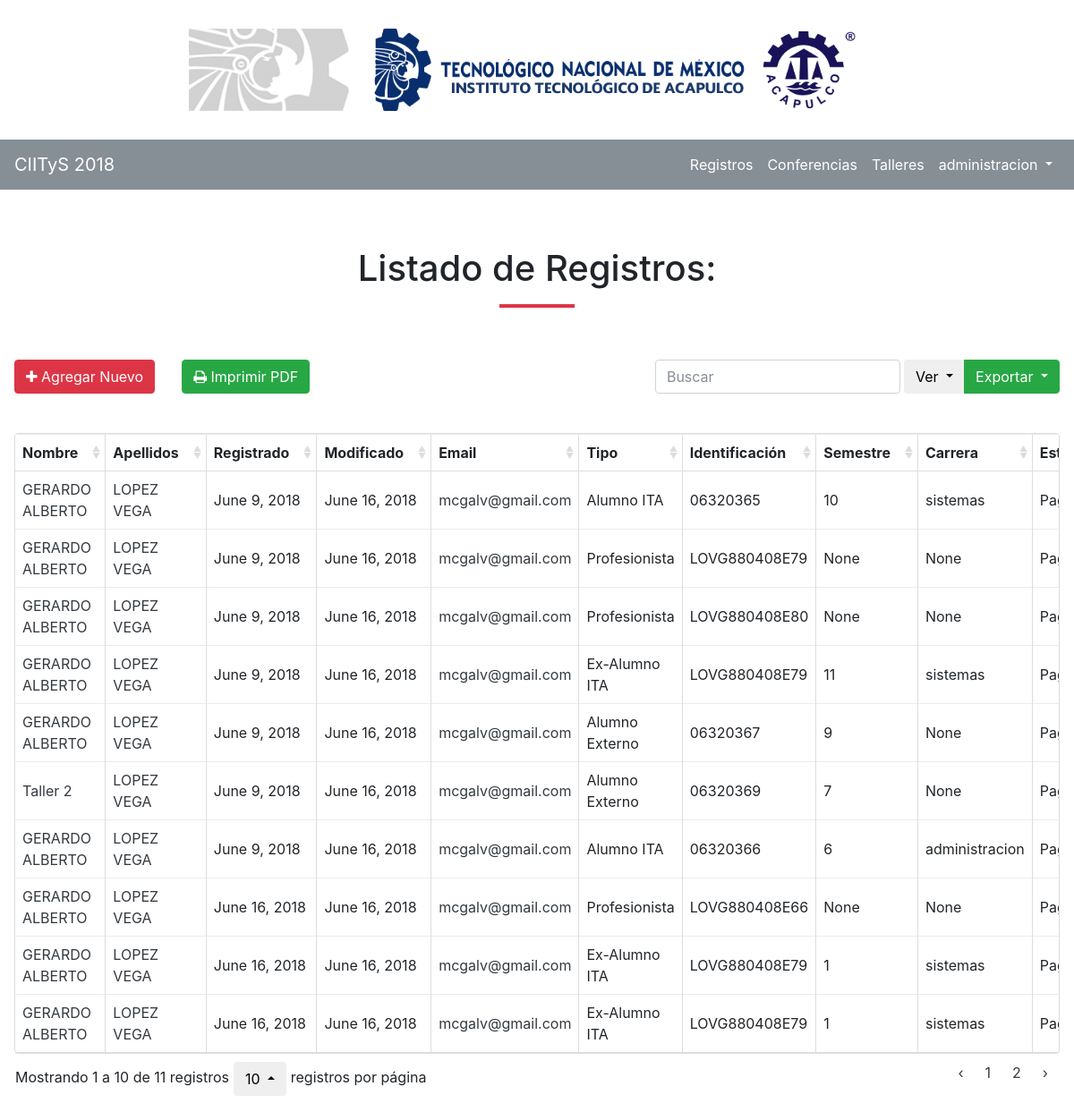
Page /registros/ (signed in) on the committed database.
### registro/models.py (models this page shows, shortened)
class Registro(models.Model):
	TIPO_REGISTRO = [
		('alumno', 'Alumno del ITA'),
		('exalumno', 'Exalumno del ITA'),
		('alumno2', 'Alumno de otra institución'),
		('profesional', 'Profesionista')
	]
	ESTADOS = [
		("AGU","Aguascalientes"),
		("BCN","Baja California"),
		("BCS","Baja California Sur"),
		("CAM","Campeche"),
		("CHH","Chihuahua"),
		("CHP","Chiapas"),
		("COA","Coahuila"),
		("COL","Colima"),
		("DIF","Ciudad de México"),
		("DUR","Durango"),
		("GRO","Guerrero"),
		("GUA","Guanajuato"),
		("HID","Hidalgo"),
		("JAL","Jalisco"),
		("MEX","México"),
		("MIC","Michoacán"),
		("MOR","Morelos"),
		("NAY","Nayarit"),
		("NLE","Nuevo León"),
		("OAX","Oaxaca"),
		("PUE","Puebla"),
		("QUE","Querétaro"),
		("ROO","Quintana Roo"),
		("SIN","Sinaloa"),
		("SLP","San Luis Potosí"),
		("SON","Sonora"),
		("TAB","Tabasco"),
		("TAM","Tamaulipas"),
		("TLA","Tlaxcala"),
		("VER","Veracruz"),
		("YUC","Yucatán"),
		("ZAC","Zacatecas"),
	]
	CARRERAS = [
		("sistemas", "Ingeniería en Sistemas Computacionales"),
		("bioquimica", "Ingeniería Bioquímica"),
		("electromecanica", "Ingeniería Electromecánica"),
		("arquitectura", "Arquitectura"),
		("administracion", "Licenciatura en Administración"),
		("contabilidad", "Contador Público"),
		("gestion", "Ingenieria en Gestión Empresarial"),
	]
	SEMESTRES = [
		("1", "1"),
		("2", "2"),
		("3", "3"),
		("4", "4"),
		("5", "5"),
		("6", "6"),
		("7", "7"),
		("8", "8"),
		("9", "9"),
		("10", "10"),
		("11", "11"),
		("12", "12")
	]
	STATES = [
		("draft", "Nuevo"),
		("open", "Confirmado"),
		("done", "Pagado")
	]
	GENERO = [
		("hombre", "Hombre"),
		("mujer", "Mujer"),
	]
	fecha_registro = models.DateField(auto_now_add=True)
	fecha_modificacion = models.DateField(auto_now=True)
	fecha_pago = models.DateField(null=True, blank=True)
	nombre = models.CharField(max_length=255)
	apellidop = models.CharField(max_length=255)
	apellidom = models.CharField(max_length=255)
	nocontrol = models.CharField(max_length=255, null=True, blank=True)
	rfc = models.CharField(max_length=255, null=True, blank=True)
	institucion = models.CharField(max_length=255)
	carrera = models.CharField(max_length=255, choices=CARRERAS, null=True, blank=True)
	semestre = models.CharField(max_length=255, choices=SEMESTRES, null=True, blank=True)
	email = models.EmailField(max_length=255)
	telefono = models.CharField(max_length=10)
	municipio = models.CharField(max_length=255)
	estado = models.CharField(max_length=255, choices=ESTADOS)
	tipo_registro = models.CharField(max_length=255, choices=TIPO_REGISTRO)
	saldo = models.DecimalField(max_digits=6, decimal_places=2, default=0)
	state = models.CharField(max_length=255, choices=STATES)
	genero = models.CharField(max_length=10, choices=GENERO)

### registro/views.py (the view)
# urls.py: path('registros/', views.registros, name="registros"),
@login_required
def registros(request):
	registros = Registro.objects.all()
	context = {
		"data" : registros
	}
	return render(request, "registro/registros.html", context)

### registro/templates/registro/registros.html (shortened to what this page needs)
{% extends 'baseadmin.html' %}
{% block content %}
<section >
<div class="row">
	<div class="col text-center">
		<h1>Listado de Registros:</h1>
		<hr class="divider red">
	</div>
</div>
<div id="toolbar" class="row">
	<div class="col">
		<a href="{% url 'registros_nuevo' %}" class="btn btn-danger">
		<i class="fa fa-plus"></i>
		Agregar Nuevo</a>
		<br><br>
	</div>
	<div class="col">
		<a href="{% url 'registros_print' %}" class="btn btn-success">
			<i class="fa fa-print"></i>
			Imprimir PDF
		</a>
	</div>
</div>
<div class="row">
	<div class="col-12">
		<table class="table"
				data-search="true"
				data-click-to-select="true"
				data-show-columns="true"
				data-pagination="true"
				data-show-export="true"
				data-toolbar="#toolbar">
			<thead>
				<tr>
					<th data-field="nombre" data-sortable="true">Nombre</th>
					<th data-field="apellidop" data-sortable="true">Apellidos</th>
					<th data-field="fecha_registro" data-sortable="true">Registrado</th>
					<th data-field="fecha_modificacion" data-sortable="true">Modificado</th>
					<th data-field="email" data-sortable="true">Email</th>
					<th data-field="tipo" data-sortable="true">Tipo</th>
					<th data-field="identificacion" data-sortable="true">Identificación</th>
					<th data-field="semestre" data-sortable="true">Semestre</th>
					<th data-field="carrera" data-sortable="true">Carrera</th>
					<th data-field="state" data-sortable="true" data-formatter="stateFormatter">Estatus</th>
				</tr>
			</thead>
			<tbody>
				{% for row in data %}
				<tr>
					<td>
						<a href='{% url "registros_editar" row.id %}'>
							{{ row.nombre }}
						</a>
					</td>
					<td>
						<a href='{% url "registros_editar" row.id %}'>{{ row.apellidop }} {{ row.apellidom }} </a>
					</td>
					<td>
						{{ row.fecha_registro }}
					</td>
					<td>
						{{ row.fecha_modificacion }}
					</td>
					<td>
						<a href='{% url "registros_editar" row.id %}'>{{ row.email }} </a>
					</td>
					<td>
						{% if row.tipo_registro == 'profesional' %}
						Profesionista
						{% elif row.tipo_registro == 'alumno' %}
						Alumno ITA
						{% elif row.tipo_registro == 'exalumno' %}
						Ex-Alumno ITA
						{% else %}
						Alumno Externo
						{% endif %}
					</td>
					<td>
						{% if row.tipo_registro == 'profesional' %}
						{{ row.rfc }}
						{% elif row.tipo_registro == 'alumno' %}
						{{ row.nocontrol }}
						{% else %}
							{% if row.rfc %}
								{{ row.rfc }}
							{% elif row.nocontrol %}
								{{ row.nocontrol }}
							{% endif %}
						{% endif %}
					</td>
					<td>
						{{row.semestre}}
					</td>
					<td>
						{{ row.carrera }}
					</td>
					<td>
					</td>
				</tr>
				{% endfor %}
			</tbody>
		</table>
	</div>
</div>
</section>
{% endblock %}

### templates/baseadmin.html (shortened to what this page needs)
<!doctype html>
<html lang="en">
  <head>
  {% load static %}
    <link rel="stylesheet" href="{% static 'css/normalize.css' %}">
    <link rel="stylesheet" href="{% static 'css/bootstrap.min.css' %}">
    <link rel="stylesheet" href="{% static 'css/font-awesome.min.css' %}">
    <link rel="stylesheet" href="{% static 'css/lity.min.css' %}">
    <link rel="stylesheet" href="{% static 'css/bootstrap-table.css' %}">
    <link rel="stylesheet" href="{% static 'css/select2.min.css' %}">
    <link rel="stylesheet" href="{% static 'css/select2-bootstrap.css' %}">
    <link rel="stylesheet" href="{% static 'css/codemirror.min.css' %}">
    <link rel="stylesheet" href="{% static 'vendor/froala/css/froala_editor.pkgd.min.css' %}">
    <link rel="stylesheet" href="{% static 'vendor/froala/css/froala_style.css' %}">
  </head>
  <body>
  {% block header %}
  <section id="header">
      <div class="row">
          <div class="col-12 col-md-8 offset-md-2">
              <img src='{% static "/img/header.png" %}' alt="header" style="width:100%;">
          </div>
      </div>
  </section>
  {% endblock %}
  {% block navbar %}
    <nav class="navbar sticky-top navbar-expand-lg navbar-dark bg-secondary">
          <div class="collapse navbar-collapse" id="navbarTogglerDemo01">
            <a class="navbar-brand" href="/">CIITyS 2018</a>
            <ul class="navbar-nav ml-auto mt-2 mt-lg-0">
              {% if user.is_authenticated %}
              {% if user.is_superuser and user.is_staff %}
              <li class="nav-item">
                <a class="nav-link" href="/registros">Registros </a>
              </li>
              <li class="nav-item">
                <a class="nav-link" href="/pagos">Pagos</a>
              </li>
              <!--<li class="nav-item">
                <a class="nav-link" href="/ponentes">Ponentes</a>
              </li>
              <li class="nav-item">
                <a class="nav-link" href="/profesores">Profesores</a>
              </li>
              <li class="nav-item">
                <a class="nav-link" href="/lugares">Lugares</a>
              </li>
              -->
              <li class="nav-item">
                <a class="nav-link" href="/ponentes">Conferencias</a>
              </li>
              <li class="nav-item">
                <a class="nav-link" href="/talleres">Talleres</a>
              </li>
              {% elif user.is_staff %}
              <li class="nav-item">
                <a class="nav-link" href="/registros">Registros </a>
              </li>
              <li class="nav-item">
                <a class="nav-link" href="/ponentes">Conferencias</a>
              </li>
              <li class="nav-item">
                <a class="nav-link" href="/talleres">Talleres</a>
              </li>
              {% else %}
              <li class="nav-item">
                <a class="nav-link" href="/registros">Registros <span class="sr-only">(current)</span></a>
              </li>
              {% endif %}
              <li class="nav-item dropdown">
                <a class="nav-link dropdown-toggle" href="#" id="navbarDropdown" role="button" data-toggle="dropdown" aria-haspopup="true" aria-expanded="false">
                  {{ user }}
                </a>
              </li>
              {% else %}
              <li class="nav-item">
                <a class="nav-link" href="/login">Acceder</a>
              </li>
              {% endif %}
            </ul>
          </div>
    </nav>
  {% endblock %}
    <div class="container-fluid">
    {% block content %}
    {% endblock %}
    </div>
  </body>
</html>

### templates/baseadmin.html (style rules this page uses)
a, a:hover { color: #343a40; }
section { margin-right: -15px; margin-left: -15px; padding: 4em 1em; }
section#header { padding: 2em; width: 100%; max-width: 100%; }
section#header img { width: 100%; }
hr.divider { border: 2px solid #17a2b8; margin-bottom: 3em; width: 80px; }
hr.divider.red { border: 2px solid #dc3545; }
.navbar-dark .navbar-nav .nav-link { color: white; }

### rows in the picture
Registro: nombre "GERARDO ALBERTO", apellidop "LOPEZ", apellidom "VEGA", fecha_registro "June 9, 2018", fecha_modificacion "June 16, 2018", email "mcgalv@gmail.com", tipo_registro "Alumno ITA", nocontrol "06320365", semestre "10", carrera "sistemas"
Registro: nombre "GERARDO ALBERTO", apellidop "LOPEZ", apellidom "VEGA", fecha_registro "June 9, 2018", fecha_modificacion "June 16, 2018", email "mcgalv@gmail.com", tipo_registro "Profesionista", rfc "LOVG880408E79", semestre "None", carrera "None"
Registro: nombre "GERARDO ALBERTO", apellidop "LOPEZ", apellidom "VEGA", fecha_registro "June 9, 2018", fecha_modificacion "June 16, 2018", email "mcgalv@gmail.com", tipo_registro "Profesionista", rfc "LOVG880408E80", semestre "None", carrera "None"
Registro: nombre "GERARDO ALBERTO", apellidop "LOPEZ", apellidom "VEGA", fecha_registro "June 9, 2018", fecha_modificacion "June 16, 2018", email "mcgalv@gmail.com", tipo_registro "Ex-Alumno ITA", rfc "LOVG880408E79", semestre "11", carrera "sistemas"
Registro: nombre "GERARDO ALBERTO", apellidop "LOPEZ", apellidom "VEGA", fecha_registro "June 9, 2018", fecha_modificacion "June 16, 2018", email "mcgalv@gmail.com", tipo_registro "Alumno Externo", nocontrol "06320367", semestre "9", carrera "None"
Registro: nombre "Taller 2", apellidop "LOPEZ", apellidom "VEGA", fecha_registro "June 9, 2018", fecha_modificacion "June 16, 2018", email "mcgalv@gmail.com", tipo_registro "Alumno Externo", nocontrol "06320369", semestre "7", carrera "None"
Registro: nombre "GERARDO ALBERTO", apellidop "LOPEZ", apellidom "VEGA", fecha_registro "June 9, 2018", fecha_modificacion "June 16, 2018", email "mcgalv@gmail.com", tipo_registro "Alumno ITA", nocontrol "06320366", semestre "6", carrera "administracion"
Registro: nombre "GERARDO ALBERTO", apellidop "LOPEZ", apellidom "VEGA", fecha_registro "June 16, 2018", fecha_modificacion "June 16, 2018", email "mcgalv@gmail.com", tipo_registro "Profesionista", rfc "LOVG880408E66", semestre "None", carrera "None"
Registro: nombre "GERARDO ALBERTO", apellidop "LOPEZ", apellidom "VEGA", fecha_registro "June 16, 2018", fecha_modificacion "June 16, 2018", email "mcgalv@gmail.com", tipo_registro "Ex-Alumno ITA", rfc "LOVG880408E79", semestre "1", carrera "sistemas"
Registro: nombre "GERARDO ALBERTO", apellidop "LOPEZ", apellidom "VEGA", fecha_registro "June 16, 2018", fecha_modificacion "June 16, 2018", email "mcgalv@gmail.com", tipo_registro "Ex-Alumno ITA", rfc "LOVG880408E79", semestre "1", carrera "sistemas"

### other values in the picture
{{ user }} "administracion"
